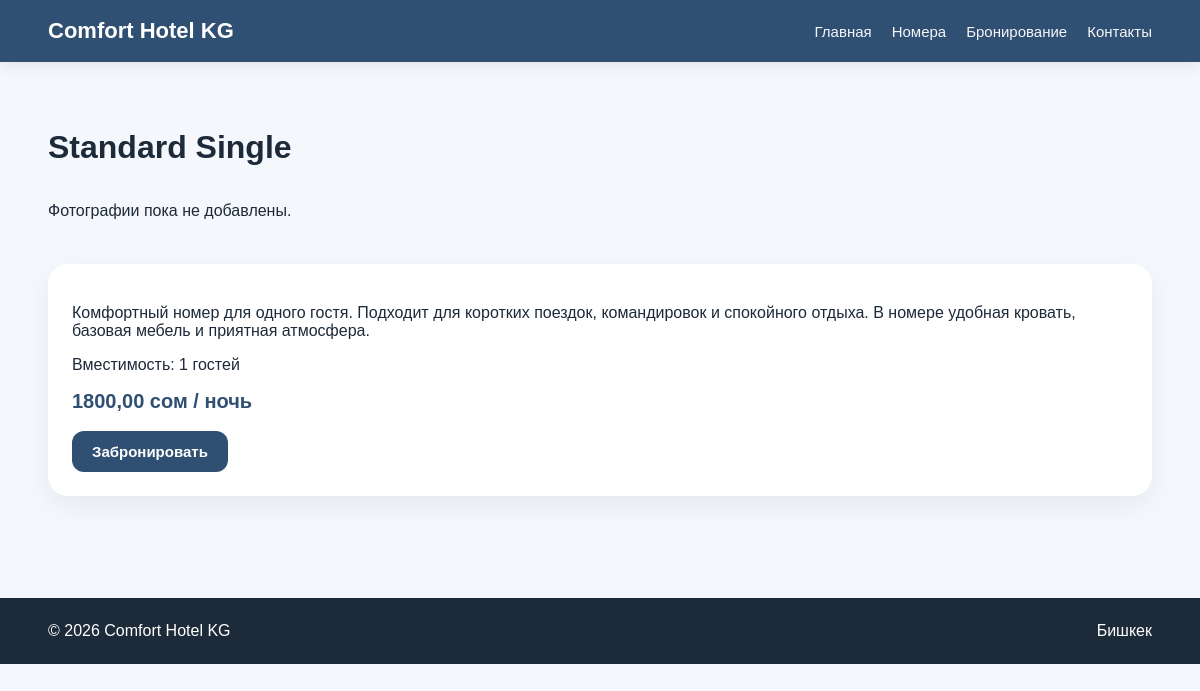
Screenshot of /rooms/standard-single/ with the database file from the repository.
### rooms/models.py (models this page shows, shortened)
class Room(models.Model):
    title = models.CharField(max_length=120, unique=True)
    slug = models.SlugField(max_length=140, unique=True, blank=True)
    short_description = models.CharField(max_length=255)
    description = models.TextField()
    price_per_night = models.DecimalField(
        max_digits=10,
        decimal_places=2,
        validators=[MinValueValidator(0)]
    )
    capacity = models.PositiveIntegerField(validators=[MinValueValidator(1)])
    is_active = models.BooleanField(default=True)
    created_at = models.DateTimeField(auto_now_add=True)
    class Meta:
        ordering = ["price_per_night", "title"]
        verbose_name = "Room"
        verbose_name_plural = "Rooms"

### rooms/views.py (the view)
# urls.py: path("<slug:slug>/", room_detail_view, name="room_detail"),
def room_detail_view(request, slug):
    room = get_object_or_404(
        Room.objects.prefetch_related("images"),
        slug=slug,
        is_active=True,
    )
    return render(request, "rooms/room_detail.html", {"room": room})

### templates/rooms/room_detail.html (shortened to what this page needs)
{% extends "base.html" %}
{% block content %}
<section class="section">
    <h1 class="section-title">{{ room.title }}</h1>
    <div class="room-gallery">
        {% for image in room.images.all %}
            <img src="{{ image.image.url }}" alt="{{ image.alt_text|default:room.title }}">
        {% empty %}
            <p>Фотографии пока не добавлены.</p>
        {% endfor %}
    </div>
    <div class="room-detail-box">
        <p>{{ room.description }}</p>
        <p>Вместимость: {{ room.capacity }} гостей</p>
        <div class="price">{{ room.price_per_night }} сом / ночь</div>
        <a href="{% url 'bookings:booking_create_for_room' room.slug %}" class="btn">Забронировать</a>
    </div>
</section>
{% endblock %}

### static/css/style.css (style rules this page uses)
* { box-sizing: border-box; }
body { margin: 0; font-family: Arial, sans-serif; background: #f4f7fb; color: #1d2a39; }
.btn { display: inline-block; background: #2f4f73; color: white; text-decoration: none; border: none; border-radius: 12px; padding: 12px 20px; cursor: pointer; font-size: 15px; font-weight: 600; }
.section { margin-bottom: 42px; }
.section-title { font-size: 32px; margin-bottom: 20px; }
.price { font-size: 20px; font-weight: 700; color: #2f4f73; margin: 12px 0 18px; }
.room-gallery { display: grid; grid-template-columns: repeat(2, 1fr); gap: 18px; margin-bottom: 28px; }
.room-detail-box { background: white; border-radius: 20px; padding: 24px; box-shadow: 0 10px 28px rgba(0, 0, 0, 0.06); }

### rows the page displays
Room: title "Standard Single", description "Комфортный номер для одного гостя. Подходит для коротких поездок, командировок и спокойного отдыха. В номере удобная кровать, базовая мебель и приятная атмосфера.", capacity "1", price_per_night "1800,00"
